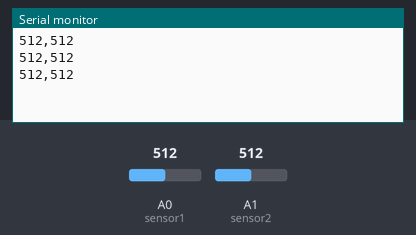
A sketch run on a simulated Arduino Uno, built with avr-gcc and run on an emulated ATmega328P. On the bench: the last lines printed to the serial monitor. Inputs (shaded band) come from the test bench; at power-on: A0 (sensor1) = 512, A1 (sensor2) = 512.

Above: at 1.3 s.
1.4 s: A0 (sensor1) set to 716
At 1.9 s:
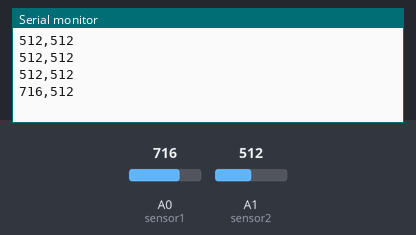
2.9 s: A1 (sensor2) set to 716
At 3.4 s:
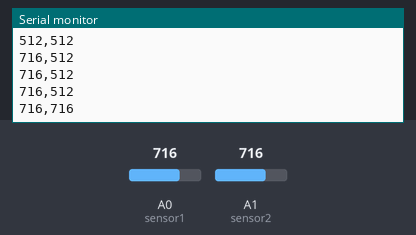
4.4 s: A0 (sensor1) set to 900
At 4.9 s:
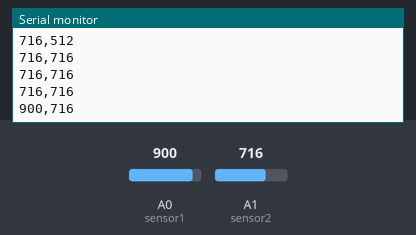
5.9 s: A1 (sensor2) set to 900
At 6.4 s:
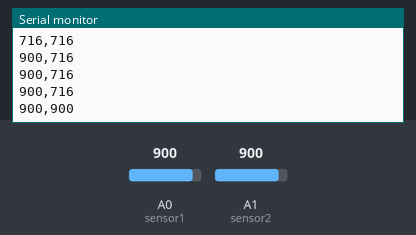
Timing chart, 0 to 8.4 s (numbered marks = the images above; inputs shaded):
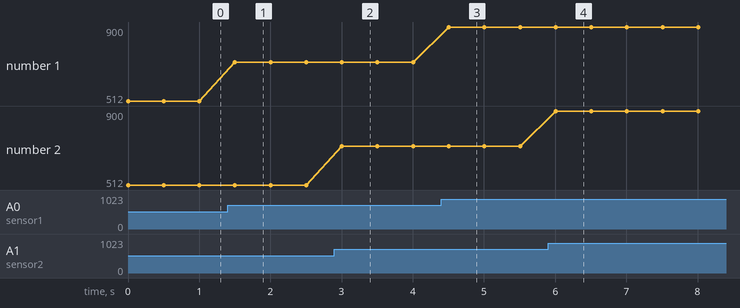

The sketch:

serial_send.ino
```cpp
// Arduino側のサンプル
int sensor1 = A0;
int sensor2 = A1;

void setup() {
  Serial.begin(9600); // Raspberry Pi側と同じボーレートにする
}

void loop() {
  int val1 = analogRead(sensor1);
  int val2 = analogRead(sensor2);

  // カンマ区切りで送信（例: "512,678\n"）
  Serial.print(val1);
  Serial.print(",");
  Serial.println(val2);

  delay(500); // 0.5秒ごとに送信
}
```

Measured:
- after the input at 1.4 s, the serial monitor: prints a new line after 0.10 s (image 1)
- after the input at 2.9 s, the serial monitor: prints a new line after 0.10 s (image 2)
- after the input at 4.4 s, the serial monitor: prints a new line after 0.11 s (image 3)
- after the input at 5.9 s, the serial monitor: prints a new line after 0.11 s (image 4)
- plotted number 1: 512 → 716 after the input at 1.4 s, 716 → 900 after the input at 4.4 s
